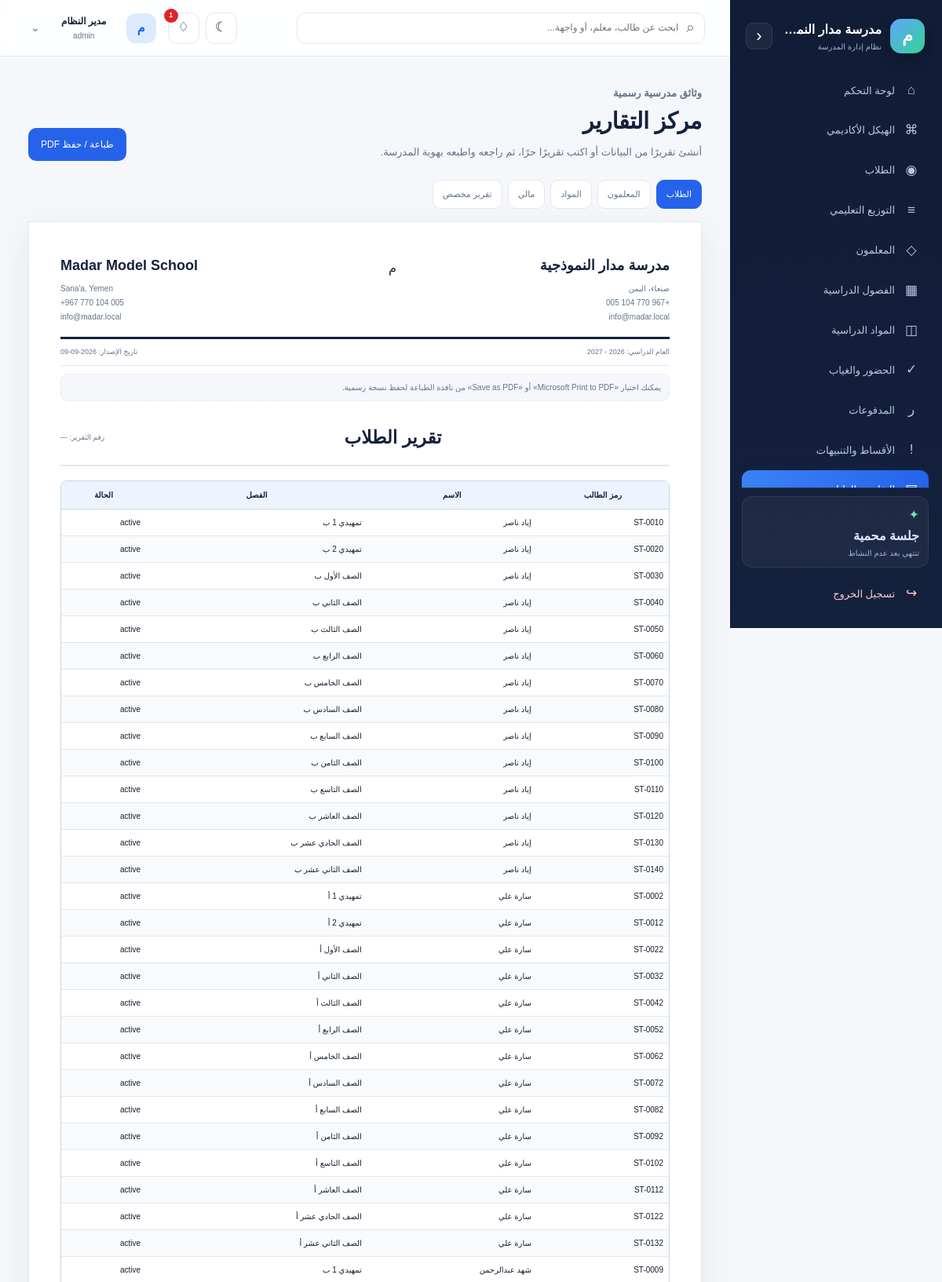
/reports.php (signed in, upper part), run on the app's committed database.
### tables this page shows
CREATE TABLE IF NOT EXISTS school_settings (
 id TINYINT UNSIGNED PRIMARY KEY DEFAULT 1,
 school_name VARCHAR(160) NOT NULL DEFAULT 'مدرسة مدار النموذجية',
 school_name_en VARCHAR(160) DEFAULT NULL,
 school_phone VARCHAR(40) DEFAULT NULL,
 school_email VARCHAR(150) DEFAULT NULL,
 school_website VARCHAR(180) DEFAULT NULL,
 school_address VARCHAR(255) DEFAULT NULL,
 school_address_en VARCHAR(255) DEFAULT NULL,
 school_logo VARCHAR(255) DEFAULT NULL,
 school_manager VARCHAR(120) DEFAULT NULL,
 academic_year VARCHAR(40) DEFAULT '2026 - 2027',
 updated_at TIMESTAMP DEFAULT CURRENT_TIMESTAMP ON UPDATE CURRENT_TIMESTAMP
);

CREATE TABLE IF NOT EXISTS students (
 id INT UNSIGNED AUTO_INCREMENT PRIMARY KEY,
 student_code VARCHAR(30) NOT NULL UNIQUE,
 full_name VARCHAR(120) NOT NULL,
 gender ENUM('male','female') NOT NULL,
 birth_date DATE DEFAULT NULL,
 national_id VARCHAR(40) DEFAULT NULL,
 phone VARCHAR(30) DEFAULT NULL,
 guardian_name VARCHAR(120) DEFAULT NULL,
 guardian_phone VARCHAR(30) DEFAULT NULL,
 guardian_relation VARCHAR(50) DEFAULT NULL,
 address VARCHAR(255) DEFAULT NULL,
 class_id INT UNSIGNED DEFAULT NULL,
 admission_date DATE DEFAULT NULL,
 status ENUM('active','inactive','graduated','withdrawn') NOT NULL DEFAULT 'active',
 created_at TIMESTAMP DEFAULT CURRENT_TIMESTAMP,
 INDEX idx_student_class_status(class_id,status),
 INDEX idx_student_name(full_name),
 CONSTRAINT fk_student_class FOREIGN KEY(class_id) REFERENCES classes(id) ON DELETE SET NULL
);

### functions.php (called while the page is built, shortened)
<?php
function e($value): string {
    return htmlspecialchars((string)($value ?? ''), ENT_QUOTES | ENT_SUBSTITUTE, 'UTF-8');
}
function getSchoolSettings(PDO $pdo): array {
    try {
        $s=$pdo->query('SELECT * FROM school_settings WHERE id=1')->fetch();
        return $s ?: ['school_name'=>'مدرسة مدار النموذجية','school_logo'=>null,'academic_year'=>''];
    } catch(Throwable $e) {
        return ['school_name'=>'مدرسة مدار النموذجية','school_logo'=>null,'academic_year'=>''];
    }
}
function schoolLogoUrl(?string $logo): ?string {
    if(!$logo || str_contains($logo,'..') || str_starts_with($logo,'http://') || str_starts_with($logo,'https://')) return null;
    $relative=ltrim($logo,'/');
    $full=__DIR__.'/'.$relative;
    return is_file($full) ? $relative.'?v='.(int)filemtime($full) : null;
}
function hasRole(array|string $roles): bool { return in_array($_SESSION['user']['role']??'',(array)$roles,true); }
function hasPermission(PDO $pdo,string $permissionKey): bool {
    if(hasRole(['admin','manager'])) return true;
}

### reports.php (the view, shortened to what this page needs)
<?php
require_once 'config.php'; require_once 'functions.php'; requireLogin(); requirePermission($pdo, 'reports.view');
$type = $_GET['type'] ?? 'students';
$reportId = filter_input(INPUT_GET, 'id', FILTER_VALIDATE_INT);
$types = ['students'=>'الطلاب','teachers'=>'المعلمون','subjects'=>'المواد','financial'=>'مالي','custom'=>'تقرير مخصص'];
$title = 'تقرير الطلاب'; $columns = []; $rows = []; $customContent = null;
if ($reportId) {
    $st = $pdo->prepare('SELECT * FROM reports WHERE id=:id'); $st->execute(['id'=>$reportId]); $report = $st->fetch();
    if ($report) { $type='custom'; $title=$report['title']; $customContent=sanitizeReportHtml($report['content']); }
} elseif ($type === 'teachers') {
    $title='تقرير المعلمين'; $columns=['الاسم','التخصص','الهاتف','البريد']; $rows=$pdo->query('SELECT full_name,subject,phone,email FROM teachers ORDER BY full_name')->fetchAll();
} elseif ($type === 'subjects') {
    $title='تقرير المواد الدراسية'; $columns=['اسم المادة','الرمز','الوصف']; $rows=$pdo->query('SELECT name,code,description FROM subjects ORDER BY name')->fetchAll();
} elseif ($type === 'custom') {
    $title='كتابة تقرير رسمي';
} else {
    $columns=['رمز الطالب','الاسم','الفصل','الحالة']; $rows=$pdo->query("SELECT s.student_code,s.full_name,COALESCE(c.name,'غير محدد') class_name,s.status FROM students s LEFT JOIN classes c ON c.id=s.class_id ORDER BY s.full_name")->fetchAll();
}
$pageTitle='التقارير والطباعة'; require 'partials/header.php';
?>
<link rel="stylesheet" href="assets/vendor/quill/quill.snow.css">
<div class="page-heading no-print"><div><p class="eyebrow">وثائق مدرسية رسمية</p><h1>مركز التقارير</h1><p>أنشئ تقريرًا من البيانات أو اكتب تقريرًا حرًا، ثم راجعه واطبعه بهوية المدرسة.</p></div><div class="actions"><?php if(hasPermission($pdo,'reports.print')): ?><button class="btn btn-primary" type="button" onclick="window.print()" title="طباعة التقرير الظاهر بهوية المدرسة">طباعة / حفظ PDF</button><?php endif; ?></div></div>
<div class="report-tabs no-print"><?php foreach($types as $key=>$label): if($key==='custom' && !hasPermission($pdo,'reports.create')) continue; ?><a href="reports.php?type=<?=e($key)?>" class="<?= $type===$key?'active':''?>" title="عرض <?=e($label)?>"><?=e($label)?></a><?php endforeach; ?></div>
<section class="print-report">
<header class="report-header report-header-v3">
    <div class="report-school-ar" dir="rtl"><h2><?=e($school['school_name'] ?? 'مدرسة مدار')?></h2><p><?=e($school['school_address'] ?? '')?></p><p><?=e($school['school_phone'] ?? '')?></p><p><?=e($school['school_website'] ?? $school['school_email'] ?? '')?></p></div>
    <div class="report-logo-wrap"><?php if($schoolLogo): ?><img src="<?=e($schoolLogo)?>" alt="شعار المدرسة"><?php else: ?><div class="report-logo">م</div><?php endif; ?></div>
    <div class="report-school-en" dir="ltr"><h2><?=e($school['school_name_en'] ?? $school['school_name'] ?? 'Madar School')?></h2><p><?=e($school['school_address_en'] ?? $school['school_address'] ?? '')?></p><p><?=e($school['school_phone'] ?? '')?></p><p><?=e($school['school_website'] ?? $school['school_email'] ?? '')?></p></div>
</header>
<div class="report-meta"><span>العام الدراسي: <?=e($school['academic_year'] ?? '')?></span><span>تاريخ الإصدار: <?=date('Y-m-d')?></span></div>
<div class="report-print-note no-print">يمكنك اختيار «Microsoft Print to PDF» أو «Save as PDF» من نافذة الطباعة لحفظ نسخة رسمية.</div>
<div class="report-title"><h1><?=e($title)?></h1><span>رقم التقرير: <?= $reportId ? '#'.(int)$reportId : '—' ?></span></div>
<?php if($customContent !== null): ?><article class="custom-report-content rich-report-content"><?=$customContent?></article><?php elseif($type !== 'custom'): ?><div class="table-wrap"><table class="report-table"><thead><tr><?php foreach($columns as $column): ?><th><?=e($column)?></th><?php endforeach; ?></tr></thead><tbody><?php foreach($rows as $row): ?><tr><?php foreach($row as $value): ?><td><?=e((string)$value)?></td><?php endforeach; ?></tr><?php endforeach; ?><?php if(!$rows): ?><tr><td colspan="<?=count($columns)?>">لا توجد بيانات في هذا التقرير.</td></tr><?php endif; ?></tbody></table></div><?php else: ?><p class="report-empty no-print">اكتب تقريرًا مخصصًا من تبويب «تقرير مخصص» ليظهر هنا.</p><?php endif; ?>
</section>
<?php require 'partials/footer.php'; ?>

### assets/css/style.css (style rules this page uses)
:root { --navy:#14213d;--navy-2:#1d4ed8;--blue:#2563eb;--blue-2:#60a5fa;--sky:#eff6ff; --mint:#0f766e;--ink:#172033;--muted:#64748b;--line:#e2e8f0;--bg:#f5f7fb;--white:#fff; --danger:#dc2626;--warning:#d97706;--success:#059669;--shadow:0 14px 40px rgba(20,33,61,.08); }
* { box-sizing:border-box }
html { scroll-behavior:smooth }
body { margin:0;background:var(--bg);color:var(--ink);font-family:Tahoma,Arial,sans-serif;line-height:1.7 }
a { color:inherit;text-decoration:none }
button,input,select,textarea { font:inherit }
button { cursor:pointer }
.page-heading { display:flex;align-items:flex-end;justify-content:space-between;gap:20px;margin-bottom:24px }
.eyebrow { color:var(--blue);font-size:11px;font-weight:700;margin:0 0 4px }
.page-heading h1 { margin:0;color:var(--navy);font-size:29px;letter-spacing:-.4px }
.page-heading p { color:var(--muted);margin:4px 0 0;font-size:13px }
.actions { display:flex;gap:8px;flex-wrap:wrap }
.btn { display:inline-flex;align-items:center;justify-content:center;gap:7px;border:1px solid transparent;border-radius:10px;padding:10px 15px;cursor:pointer;font-size:12px;transition:transform .2s ease,box-shadow .2s ease,background .2s ease }
.btn-primary { background:var(--blue);color:#fff }
.table-wrap { overflow:auto }
.report-tabs { display:flex;gap:7px;flex-wrap:wrap;margin-bottom:16px }
.report-tabs a { padding:8px 12px;border:1px solid var(--line);border-radius:10px;font-size:11px;background:#fff;color:var(--muted) }
.report-tabs a.active { background:var(--blue);color:#fff;border-color:var(--blue) }
.print-report { background:#fff;padding:40px;border:1px solid var(--line);box-shadow:var(--shadow);min-height:500px }
.report-header-v3 { display:grid;grid-template-columns:1fr auto 1fr;align-items:center;gap:20px;padding-bottom:16px;border-bottom:3px solid var(--navy) }
.report-school-ar { text-align:right }
.report-school-en { text-align:left }
.report-school-ar h2,.report-school-en h2 { color:var(--navy);margin:0 0 5px;font-size:18px }
.report-school-ar p,.report-school-en p { margin:1px 0;color:#64748b;font-size:10px;overflow-wrap:anywhere }
.report-logo-wrap { display:grid;place-items:center }
.report-logo-wrap img,.report-logo-wrap .report-logo { width:80px;height:80px;object-fit:cover;border-radius:14px }
.report-meta { display:flex;justify-content:space-between;gap:15px;padding:9px 0;border-bottom:1px solid var(--line);color:#64748b;font-size:9px }
.report-title { display:flex;align-items:center;justify-content:space-between;gap:15px;padding:17px 0 15px;border-bottom:2px solid #e5e7eb;margin-bottom:18px }
.report-title h1 { margin:0;text-align:center;flex:1;font-size:23px;color:#14213d }
.report-title span { font-size:9px;color:#64748b;white-space:nowrap }
.report-table { width:100%;border-collapse:separate;border-spacing:0;font-size:10px;border:1px solid #cbd5e1;border-radius:8px;overflow:hidden }
.report-table th { background:#eef4ff;color:#14213d;font-weight:700;padding:9px 7px;border-bottom:1px solid #cbd5e1 }
.report-table td { padding:8px 7px;border-bottom:1px solid #e2e8f0 }
.report-table tbody tr:nth-child(even) { background:#f8fafc }
.print-report { max-width:1100px;margin-inline:auto }
.report-print-note { font-size:10px;color:var(--muted);background:var(--bg);border:1px dashed var(--line);border-radius:9px;padding:8px 10px;margin:10px 0; }

### data on the page
school_settings: school_name "مدرسة مدار النموذجية", school_address "صنعاء، اليمن", school_phone "+967 770 104 005", school_email "info@madar.local", school_name_en "Madar Model School", school_address_en "Sana'a, Yemen", academic_year "2026 - 2027"
students: student_code "ST-0010", full_name "إياد ناصر", value "تمهيدي 1 ب", status "active"
students: student_code "ST-0020", full_name "إياد ناصر", value "تمهيدي 2 ب", status "active"
students: student_code "ST-0030", full_name "إياد ناصر", value "الصف الأول ب", status "active"
students: student_code "ST-0040", full_name "إياد ناصر", value "الصف الثاني ب", status "active"
students: student_code "ST-0050", full_name "إياد ناصر", value "الصف الثالث ب", status "active"
students: student_code "ST-0060", full_name "إياد ناصر", value "الصف الرابع ب", status "active"
students: student_code "ST-0070", full_name "إياد ناصر", value "الصف الخامس ب", status "active"
students: student_code "ST-0080", full_name "إياد ناصر", value "الصف السادس ب", status "active"
students: student_code "ST-0090", full_name "إياد ناصر", value "الصف السابع ب", status "active"
students: student_code "ST-0100", full_name "إياد ناصر", value "الصف الثامن ب", status "active"
students: student_code "ST-0110", full_name "إياد ناصر", value "الصف التاسع ب", status "active"
students: student_code "ST-0120", full_name "إياد ناصر", value "الصف العاشر ب", status "active"
students: student_code "ST-0130", full_name "إياد ناصر", value "الصف الحادي عشر ب", status "active"
students: student_code "ST-0140", full_name "إياد ناصر", value "الصف الثاني عشر ب", status "active"
students: student_code "ST-0002", full_name "سارة علي", value "تمهيدي 1 أ", status "active"
students: student_code "ST-0012", full_name "سارة علي", value "تمهيدي 2 أ", status "active"
students: student_code "ST-0022", full_name "سارة علي", value "الصف الأول أ", status "active"
students: student_code "ST-0032", full_name "سارة علي", value "الصف الثاني أ", status "active"
students: student_code "ST-0042", full_name "سارة علي", value "الصف الثالث أ", status "active"
students: student_code "ST-0052", full_name "سارة علي", value "الصف الرابع أ", status "active"
students: student_code "ST-0062", full_name "سارة علي", value "الصف الخامس أ", status "active"
students: student_code "ST-0072", full_name "سارة علي", value "الصف السادس أ", status "active"
students: student_code "ST-0082", full_name "سارة علي", value "الصف السابع أ", status "active"
students: student_code "ST-0092", full_name "سارة علي", value "الصف الثامن أ", status "active"
students: student_code "ST-0102", full_name "سارة علي", value "الصف التاسع أ", status "active"
students: student_code "ST-0112", full_name "سارة علي", value "الصف العاشر أ", status "active"
students: student_code "ST-0122", full_name "سارة علي", value "الصف الحادي عشر أ", status "active"
students: student_code "ST-0132", full_name "سارة علي", value "الصف الثاني عشر أ", status "active"
students: student_code "ST-0009", full_name "شهد عبدالرحمن", value "تمهيدي 1 ب", status "active"

### other printed values
$notificationCount "1"
mb_substr($_SESSION['user']['full_name'] ?? 'م', 0, 1) "م"
$_SESSION['user']['full_name'] "مدير النظام"
$_SESSION['user']['role'] "admin"
$label "الطلاب"
$label "المعلمون"
$label "المواد"
$label "مالي"
$label "تقرير مخصص"
$title "تقرير الطلاب"
$column "رمز الطالب"
$column "الاسم"
$column "الفصل"
$column "الحالة"
